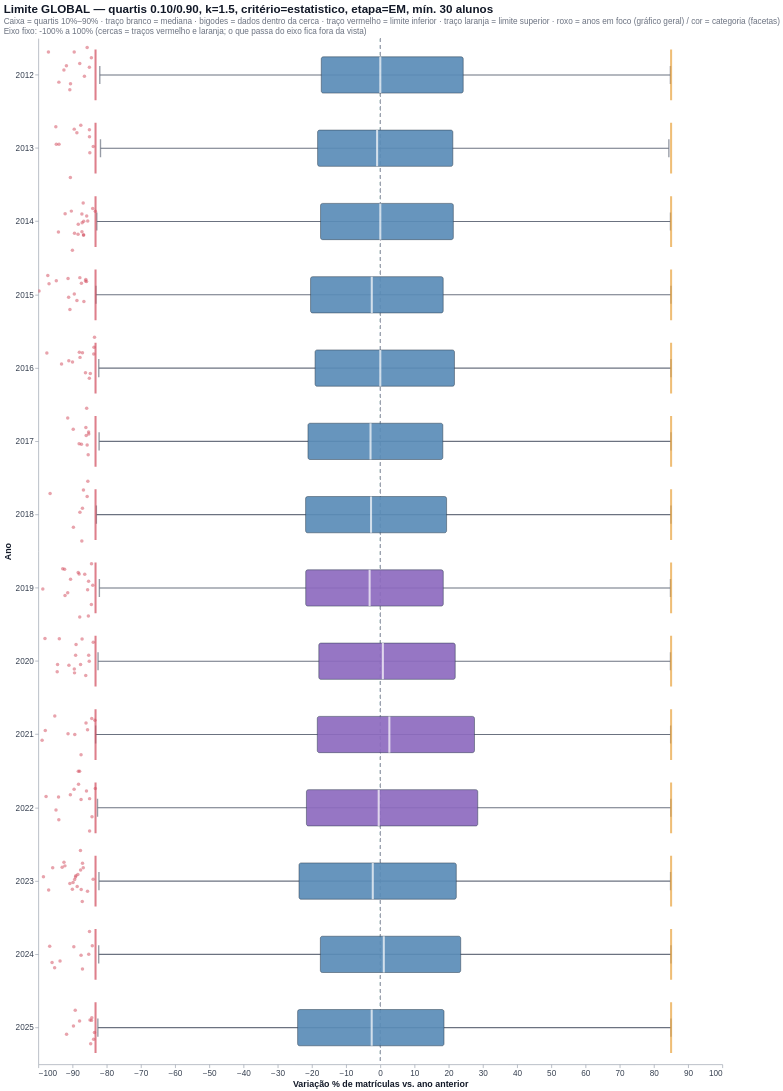

The cell this chart's notebook holds for it:
### Code cell
mostrar(boxplot_por_ano(dados, "GLOBAL", f"Limite GLOBAL — {sub}"),
        "Boxplot por ano — limite global (todos os anos juntos)")

### Figure 1 — Vega-Lite specification as saved in the notebook (floating-point values rounded to 4 significant figures; data arrays with more than 128 entries replaced by an {"elided": "..."} marker saying what was removed)
{"config": {"view": {"continuousWidth": 300, "continuousHeight": 300, "stroke": null}, "axis": {"domainColor": "#9CA3AF", "gridColor": "#E5E7EB", "labelColor": "#374151", "labelFontSize": 12, "tickColor": "#9CA3AF", "titleColor": "#111827", "titleFontSize": 13}, "legend": {"labelFontSize": 12, "symbolSize": 120, "titleFontSize": 12}, "range": {"category": {"scheme": "set2"}}, "title": {"anchor": "start", "color": "#111827", "fontSize": 17, "subtitleColor": "#6B7280", "subtitleFontSize": 12}}, "layer": [{"data": {"name": "data-426c4fb4064990dce542e54211744ee9"}, "mark": {"type": "rule", "clip": true, "color": "#9CA3AF", "strokeDash": [5, 5]}, "encoding": {"x": {"scale": {"clamp": false, "domain": [-100.0, 100.0], "nice": false}, "datum": 0}}}, {"data": {"name": "data-426c4fb4064990dce542e54211744ee9"}, "mark": {"type": "rule", "clip": true, "color": "#6B7280", "strokeWidth": 1.6}, "encoding": {"x": {"field": "bigode_inf", "scale": {"clamp": false, "domain": [-100.0, 100.0], "nice": false}, "title": "Variação % de matrículas vs. ano anterior", "type": "quantitative"}, "x2": {"field": "bigode_sup"}, "y": {"field": "ANO", "title": "Ano", "type": "ordinal"}}}, {"data": {"name": "data-426c4fb4064990dce542e54211744ee9"}, "mark": {"type": "tick", "clip": true, "color": "#6B7280", "size": 26.5, "thickness": 2}, "encoding": {"x": {"field": "bigode_inf", "scale": {"clamp": false, "domain": [-100.0, 100.0], "nice": false}, "type": "quantitative"}, "y": {"field": "ANO", "title": "Ano", "type": "ordinal"}}}, {"data": {"name": "data-426c4fb4064990dce542e54211744ee9"}, "mark": {"type": "tick", "clip": true, "color": "#6B7280", "size": 26.5, "thickness": 2}, "encoding": {"x": {"field": "bigode_sup", "scale": {"clamp": false, "domain": [-100.0, 100.0], "nice": false}, "type": "quantitative"}, "y": {"field": "ANO", "title": "Ano", "type": "ordinal"}}}, {"data": {"name": "data-426c4fb4064990dce542e54211744ee9"}, "mark": {"type": "bar", "clip": true, "cornerRadius": 3, "opacity": 0.92, "size": 53, "stroke": "#2F3E4E", "strokeWidth": 0.8}, "encoding": {"color": {"condition": {"test": {"field": "ANO", "oneOf": [2019, 2020, 2021, 2022]}, "value": "#8E6BBF"}, "value": "#5B8DB8"}, "tooltip": [{"field": "ANO", "title": "Ano", "type": "ordinal"}, {"field": "n", "title": "escolas", "type": "quantitative"}, {"field": "q_inf", "format": ".1f", "title": "quartil inferior", "type": "quantitative"}, {"field": "mediana", "format": ".1f", "title": "mediana", "type": "quantitative"}, {"field": "q_sup", "format": ".1f", "title": "quartil superior", "type": "quantitative"}, {"field": "lim_inf", "format": ".1f", "title": "limite inferior", "type": "quantitative"}, {"field": "lim_sup", "format": ".1f", "title": "limite superior", "type": "quantitative"}, {"field": "pct_marcada", "format": ".1f", "title": "% marcadas", "type": "quantitative"}], "x": {"field": "q_inf", "scale": {"clamp": false, "domain": [-100.0, 100.0], "nice": false}, "type": "quantitative"}, "x2": {"field": "q_sup"}, "y": {"field": "ANO", "title": "Ano", "type": "ordinal"}}}, {"data": {"name": "data-426c4fb4064990dce542e54211744ee9"}, "mark": {"type": "tick", "clip": true, "color": "white", "size": 53, "thickness": 3}, "encoding": {"x": {"field": "mediana", "scale": {"clamp": false, "domain": [-100.0, 100.0], "nice": false}, "type": "quantitative"}, "y": {"field": "ANO", "title": "Ano", "type": "ordinal"}}}, {"data": {"name": "data-426c4fb4064990dce542e54211744ee9"}, "mark": {"type": "tick", "clip": true, "color": "#D1495B", "size": 74.2, "thickness": 3}, "encoding": {"x": {"field": "lim_inf", "scale": {"clamp": false, "domain": [-100.0, 100.0], "nice": false}, "type": "quantitative"}, "y": {"field": "ANO", "title": "Ano", "type": "ordinal"}}}, {"data": {"name": "data-426c4fb4064990dce542e54211744ee9"}, "mark": {"type": "tick", "clip": true, "color": "#E8A33D", "size": 74.2, "thickness": 3}, "encoding": {"x": {"field": "lim_sup", "scale": {"clamp": false, "domain": [-100.0, 100.0], "nice": false}, "type": "quantitative"}, "y": {"field": "ANO", "title": "Ano", "type": "ordinal"}}}, {"data": {"name": "data-6303e7491fed55de244f70467b7a1afb"}, "mark": {"type": "circle", "clip": true, "opacity": 0.5, "size": 26}, "encoding": {"color": {"condition": {"test": "(datum.VAR_PCT > 0)", "value": "#E8A33D"}, "value": "#D1495B"}, "tooltip": [{"field": "ANO", "type": "quantitative"}, {"field": "VAR_PCT", "type": "quantitative"}, {"field": "CO_ESCOLA", "type": "quantitative"}, {"field": "NO_ESCOLA", "type": "nominal"}, {"field": "DEP_ADM", "type": "nominal"}, {"field": "UF", "type": "nominal"}, {"field": "MAT_ANT", "type": "quantitative"}, {"field": "MATRICULAS", "type": "quantitative"}], "x": {"field": "VAR_PCT", "scale": {"clamp": false, "domain": [-100.0, 100.0], "nice": false}, "type": "quantitative"}, "y": {"field": "ANO", "title": "Ano", "type": "ordinal"}, "yOffset": {"field": "jitter", "type": "quantitative"}}, "transform": [{"calculate": "sqrt(-2*log(random()))*cos(2*PI*random())", "as": "jitter"}]}], "height": 1500, "title": {"text": "Limite GLOBAL — quartis 0.10/0.90, k=1.5, critério=estatistico, etapa=EM, mín. 30 alunos", "subtitle": ["Caixa = quartis 10%–90% · traço branco = mediana · bigodes = dados dentro da cerca · traço vermelho = limite inferior · traço laranja = limite superior · roxo = anos em foco (gráfico geral) / cor = categoria (facetas)", "Eixo fixo: -100% a 100% (cercas = traços vermelho e laranja; o que passa do eixo fica fora da vista)"]}, "width": 1000, "$schema": "https://vega.github.io/schema/vega-lite/v5.20.1.json", "datasets": {"data-426c4fb4064990dce542e54211744ee9": [{"ANO": 2012, "q_inf": -17.26, "mediana": 0.0, "q_sup": 24.24, "bigode_inf": -82.02, "bigode_sup": 84.83, "lim_inf": -83.26, "lim_sup": 85.03, "n": 25124, "pct_marcada": 0.04776}, {"ANO": 2013, "q_inf": -18.33, "mediana": -0.9346, "q_sup": 21.21, "bigode_inf": -81.82, "bigode_sup": 84.38, "lim_inf": -83.26, "lim_sup": 85.03, "n": 25474, "pct_marcada": 0.04318}, {"ANO": 2014, "q_inf": -17.47, "mediana": 0.0, "q_sup": 21.35, "bigode_inf": -82.9, "bigode_sup": 84.85, "lim_inf": -83.26, "lim_sup": 85.03, "n": 25767, "pct_marcada": 0.06986}, {"ANO": 2015, "q_inf": -20.39, "mediana": -2.491, "q_sup": 18.39, "bigode_inf": -83.16, "bigode_sup": 85.0, "lim_inf": -83.26, "lim_sup": 85.03, "n": 26079, "pct_marcada": 0.05752}, {"ANO": 2016, "q_inf": -19.08, "mediana": 0.0, "q_sup": 21.68, "bigode_inf": -82.32, "bigode_sup": 85.0, "lim_inf": -83.26, "lim_sup": 85.03, "n": 26301, "pct_marcada": 0.04943}, {"ANO": 2017, "q_inf": -21.15, "mediana": -2.857, "q_sup": 18.28, "bigode_inf": -82.22, "bigode_sup": 85.0, "lim_inf": -83.26, "lim_sup": 85.03, "n": 26527, "pct_marcada": 0.04147}, {"ANO": 2018, "q_inf": -21.84, "mediana": -2.71, "q_sup": 19.38, "bigode_inf": -83.02, "bigode_sup": 85.0, "lim_inf": -83.26, "lim_sup": 85.03, "n": 26663, "pct_marcada": 0.03}, {"ANO": 2019, "q_inf": -21.81, "mediana": -3.125, "q_sup": 18.41, "bigode_inf": -82.14, "bigode_sup": 84.85, "lim_inf": -83.26, "lim_sup": 85.03, "n": 26708, "pct_marcada": 0.05991}, {"ANO": 2020, "q_inf": -17.98, "mediana": 0.7491, "q_sup": 21.91, "bigode_inf": -82.53, "bigode_sup": 84.85, "lim_inf": -83.26, "lim_sup": 85.03, "n": 26714, "pct_marcada": 0.05615}, {"ANO": 2021, "q_inf": -18.42, "mediana": 2.648, "q_sup": 27.54, "bigode_inf": -83.25, "bigode_sup": 84.9, "lim_inf": -83.26, "lim_sup": 85.03, "n": 26776, "pct_marcada": 0.04108}, {"ANO": 2022, "q_inf": -21.6, "mediana": -0.4673, "q_sup": 28.5, "bigode_inf": -82.69, "bigode_sup": 84.97, "lim_inf": -83.26, "lim_sup": 85.03, "n": 26899, "pct_marcada": 0.05205}, {"ANO": 2023, "q_inf": -23.77, "mediana": -2.201, "q_sup": 22.22, "bigode_inf": -82.27, "bigode_sup": 84.87, "lim_inf": -83.26, "lim_sup": 85.03, "n": 27029, "pct_marcada": 0.08139}, {"ANO": 2024, "q_inf": -17.53, "mediana": 1.023, "q_sup": 23.51, "bigode_inf": -82.34, "bigode_sup": 85.0, "lim_inf": -83.26, "lim_sup": 85.03, "n": 27268, "pct_marcada": 0.03667}, {"ANO": 2025, "q_inf": -24.18, "mediana": -2.516, "q_sup": 18.63, "bigode_inf": -82.58, "bigode_sup": 85.0, "lim_inf": -83.26, "lim_sup": 85.03, "n": 27355, "pct_marcada": 0.03656}], "data-6303e7491fed55de244f70467b7a1afb": {"elided": "186 records"}}}
